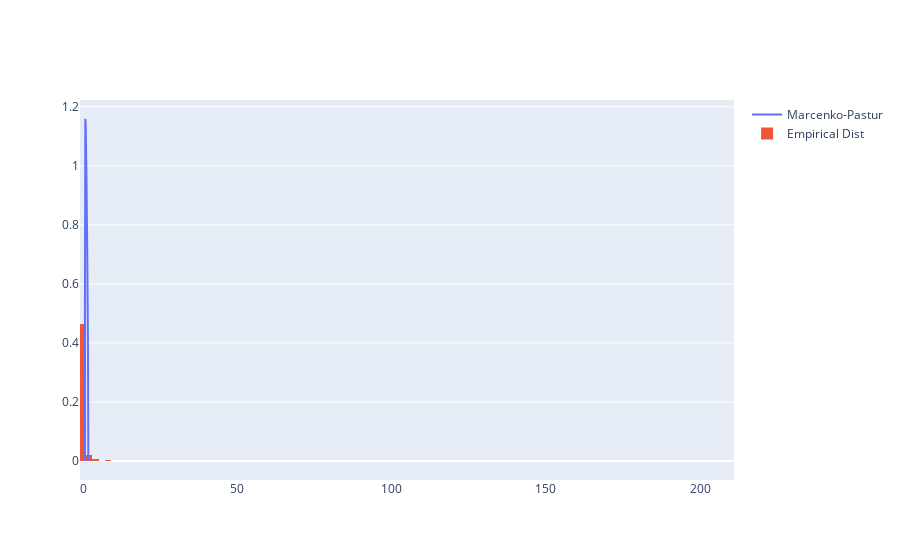

Source (notebook cell):
### Code cell
nbinsx = 200

## Fitting the Marcenko-Pastur PDF on a noisy covariance matrix

fig = go.Figure()
fig.add_trace(go.Scatter(x=mp_pdf.index, y=mp_pdf, mode='lines', name='Marcenko-Pastur'))
# fig.add_trace(go.Scatter(x=emp_pdf.index, y=emp_pdf, mode='markers', name='Empirical Dist'))
fig.add_trace(go.Histogram(x=np.diag(e_val), histnorm='probability density', nbinsx=nbinsx, name='Empirical Dist'))
fig.show()

### Figure 1 — Plotly figure (JSON) as saved in the notebook; plotly's stock layout.template omitted (floating-point values rounded to 4 significant figures; data arrays with more than 128 entries replaced by an {"elided": "..."} marker saying what was removed)
{"data": [{"mode": "lines", "name": "Marcenko-Pastur", "type": "scatter", "x": {"elided": "1000 float values"}, "y": {"elided": "1000 float values"}}, {"histnorm": "probability density", "name": "Empirical Dist", "nbinsx": 200, "type": "histogram", "x": {"elided": "335 float values"}}], "layout": {}}
